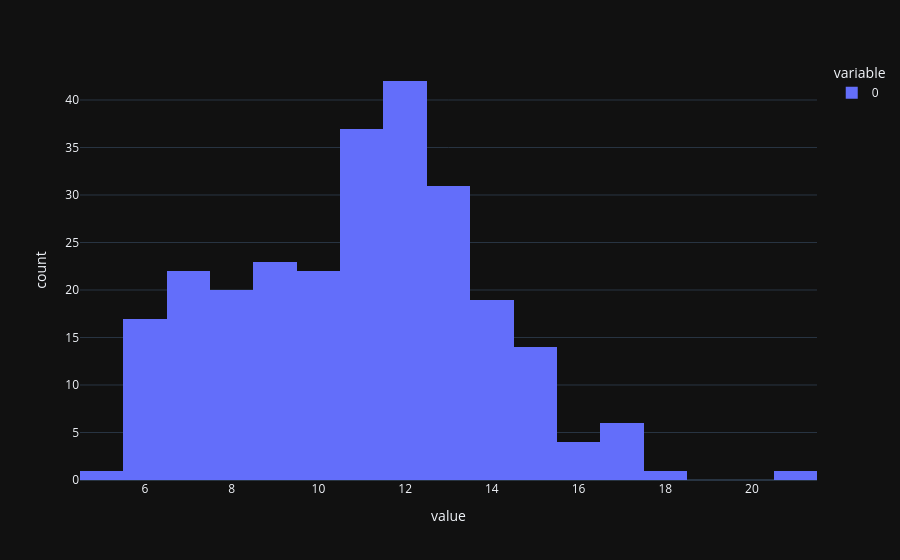

This figure's notebook cell:
### Code cell
import plotly.express as px

fig = px.histogram(cds_counts)
fig.show()

### Figure 1 — Plotly figure (JSON) as saved in the notebook; plotly's stock layout.template omitted (floating-point values rounded to 4 significant figures; data arrays with more than 128 entries replaced by an {"elided": "..."} marker saying what was removed)
{"data": [{"bingroup": "x", "hovertemplate": "variable=0<br>value=%{x}<br>count=%{y}<extra></extra>", "legendgroup": "0", "marker": {"color": "#636efa", "pattern": {"shape": ""}}, "name": "0", "orientation": "v", "showlegend": true, "x": {"elided": "260 int values"}, "xaxis": "x", "yaxis": "y", "type": "histogram"}], "layout": {"xaxis": {"anchor": "y", "domain": [0.0, 1.0], "title": {"text": "value"}}, "yaxis": {"anchor": "x", "domain": [0.0, 1.0], "title": {"text": "count"}}, "legend": {"title": {"text": "variable"}, "tracegroupgap": 0}, "margin": {"t": 60}, "barmode": "relative"}}
